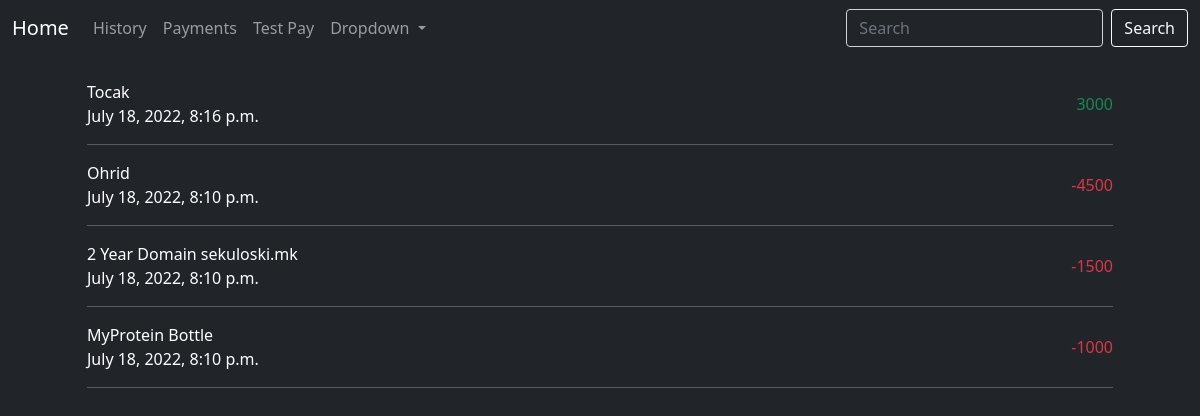
The app's page /history, older data.
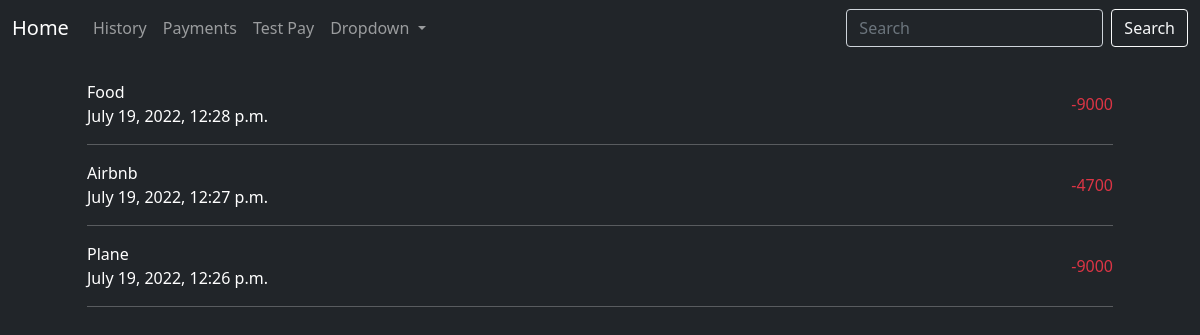
The same page, newer data.
### State/models.py (models this page shows, shortened)
class Payment(models.Model):
    amount = models.IntegerField()
    name = models.CharField(max_length=255)
    bank = models.BooleanField()
    date = models.DateTimeField()
    state = models.ForeignKey(CurrentState, on_delete=models.CASCADE)
    dayOfTheMonth = models.IntegerField(editable=False, default=1)
    updated = models.BooleanField(default=True)
    fullPayment = models.BooleanField(default=True)
    testPayment = models.BooleanField(default=False)
    sixMonths = models.BooleanField(default=False)
    threeMonths = models.BooleanField(default=False)
    def __init__(self, *args, **kwargs):
        super().__init__(*args, **kwargs)
        day = int(str(self.date).split('-')[2].split(' ')[0])
        if day > 28:
            self.dayOfTheMonth = 28
        else:
            self.dayOfTheMonth = day
        self.save()

### State/views.py (the view)
# urls.py: path('history', History.as_view(), name="History"),
class History(ListView):
    template_name = 'history.html'
    model = Payment
    paginate_by = 100
    def get_context_data(self, **kwargs):
        if 'query' in self.request.GET:
            context = {'payments': Payment.objects.order_by('-date').filter(name__icontains=self.request.GET['query'])}
        else:
            context = {'payments': Payment.objects.order_by('-date')}
        return context

### State/templates/State/templates/history.html
{% extends 'base.html' %}
{% block content %}
{% for payment in payments %}
<div class="row">
    <div class="col align-self-center" style="text-align: left">
        {{ payment.name }}
        <br>
        {{ payment.date }}
    </div>
        {% if payment.amount > 0 %}
            <div class="col text-success align-self-center" style="text-align: right">
                {{ payment.amount }}
            </div>
        {% else %}
            <div class="col text-danger align-self-center" style="text-align: right">
                {{ payment.amount }}
            </div>
        {% endif %}
</div>
<hr>
{% endfor %}
{% endblock content %}

### templates/base.html (shortened to what this page needs)
<!DOCTYPE html>
<html lang="en">
<head>
    {% load static %}
    <link href="{% static 'css/bootstrap.min.css' %}" rel="stylesheet">
    {% include 'navbar.html' %}
</head>
<body class="bg-dark text-white">
<br>
<div class="container-fluid">
    <div class="row d-flex justify-content-center">
        <div style="text-align: center; width: 1050px;">
                {% block content %}
                {% endblock content %}
        </div>
    </div>
</div>
</body>
</html>

### templates/navbar.html (shortened to what this page needs)
<nav class="navbar navbar-expand-lg navbar-dark bg-dark">
    <div class="container-fluid">
      <a class="navbar-brand" href="/">Home</a>
      <div class="collapse navbar-collapse" id="navbarSupportedContent">
        <ul class="navbar-nav me-auto mb-2 mb-lg-0">
          <li class="nav-item ms-auto">
            <a class="nav-link" href="/history">History</a>
          </li>
          <li class="nav-item ms-auto">
            <a class="nav-link" href="/payments">Payments</a>
          </li>
          <li class="nav-item ms-auto">
            <a class="nav-link" href="/test-payment">Test Pay</a>
          </li>
          <li class="nav-item dropdown ms-auto">
            <a class="nav-link dropdown-toggle" href="#" id="navbarDropdown" role="button" data-bs-toggle="dropdown" aria-expanded="false">
              Dropdown
            </a>
          </li>
        </ul>
        <form class="d-flex" action="history">
          <input class="form-control me-2 bg-dark text-white" name="query" type="search" placeholder="Search" aria-label="Search">
          <button class="btn btn-outline-light" type="submit">Search</button>
        </form>
      </div>
    </div>
  </nav>

Row changes from the older to the newer data that the page shows:
removed Payment: name "Tocak", date "July 18, 2022, 8:16 p.m.", amount "3000"
removed Payment: name "Ohrid", date "July 18, 2022, 8:10 p.m.", amount "-4500"
removed Payment: name "2 Year Domain sekuloski.mk", date "July 18, 2022, 8:10 p.m.", amount "-1500"
removed Payment: name "MyProtein Bottle", date "July 18, 2022, 8:10 p.m.", amount "-1000"
added Payment: name "Food", date "July 19, 2022, 12:28 p.m.", amount "-9000"
added Payment: name "Airbnb", date "July 19, 2022, 12:27 p.m.", amount "-4700"
added Payment: name "Plane", date "July 19, 2022, 12:26 p.m.", amount "-9000"
